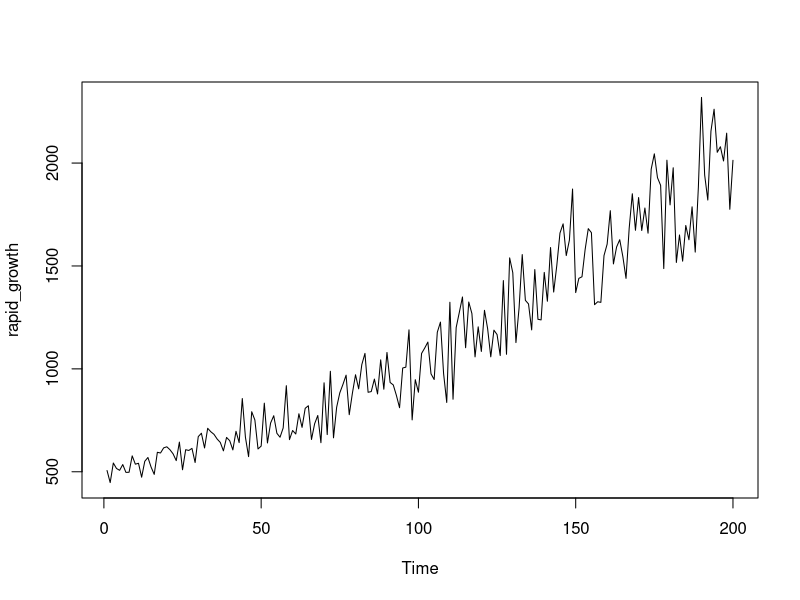
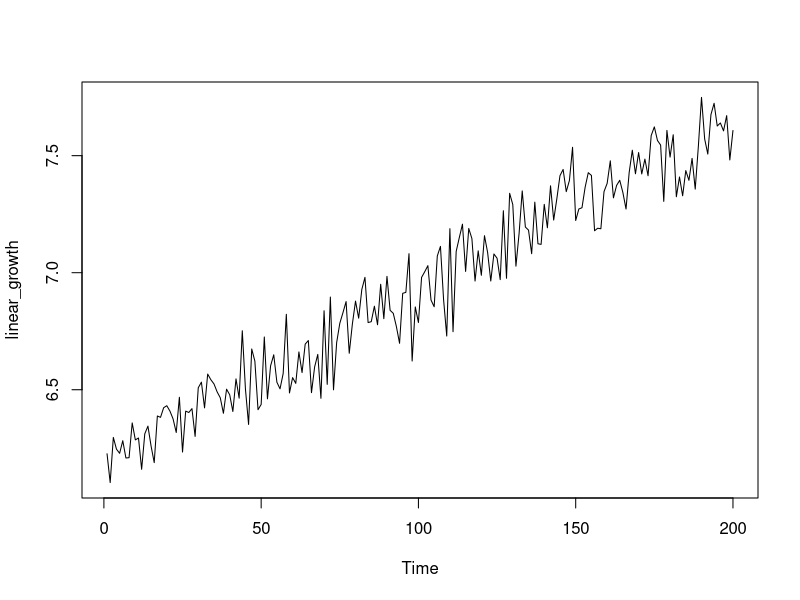
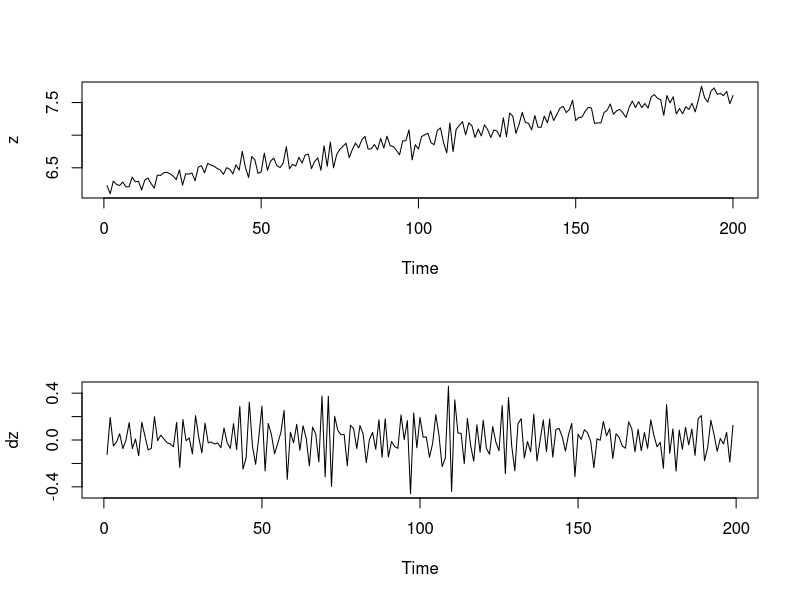
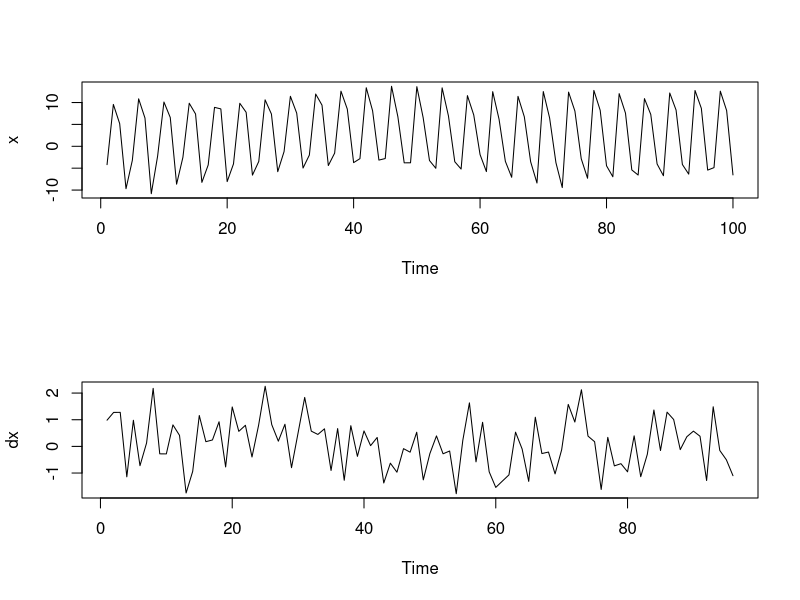
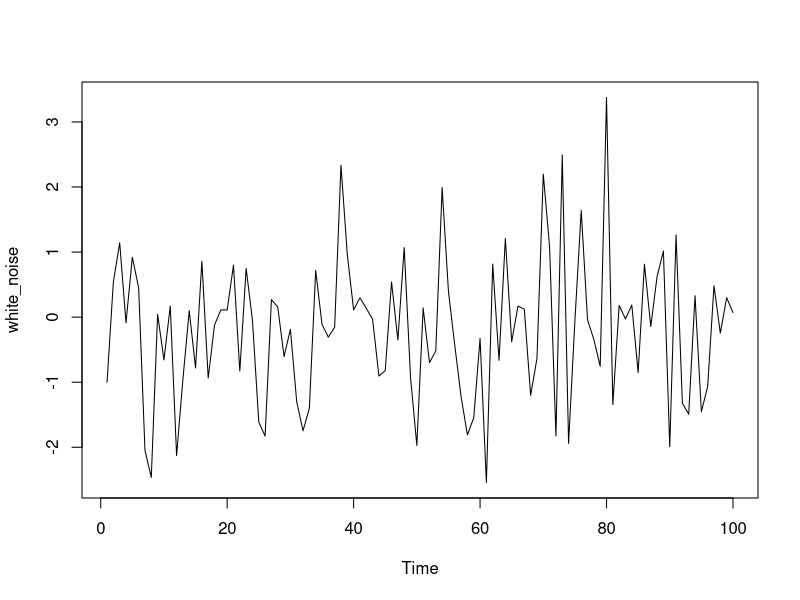
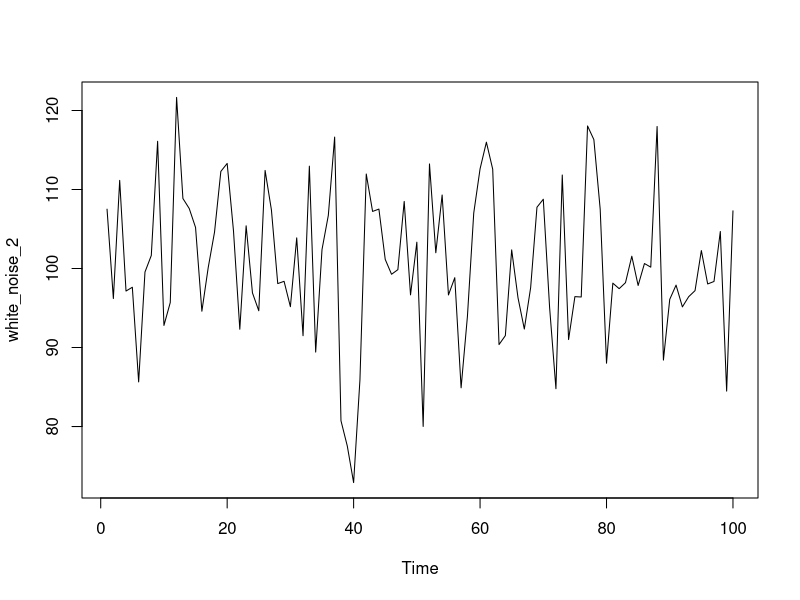

These charts were generated, in order, by the following R code:
# Exercise
# Removing trends in variability via the logarithmic transformation
# The logarithmic function log() is a data transformation that can be applied to positively valued time series data. It slightly shrinks observations that are greater than one towards zero, while greatly shrinking very large observations. This property can stabilize variability when a series exhibits increasing variability over time. It may also be used to linearize a rapid growth pattern over time.
# 
# The time series rapid_growth has already been loaded, and is shown in the figure on the right. Note the vertical range of the data.
# 
# Instructions
# 100 XP
# Apply the log() function to rapid_growth, saving the result as linear_growth.
# Use ts.plot() to show the transformed series linear_growth and note the condensed vertical range of the transformed data.
rapid_growth <- c(505.954737316542,447.35560816695,542.583090477044,516.063361274983,506.959924087797,535.016232606015,496.929129437996,497.562555328502,577.248300530956,536.855967325257,541.245940412262,473.497840289097,550.988961460551,569.410637437069,522.915183368473,487.200195130919,594.610786395524,591.173975668723,615.986775394564,621.317545120693,607.125046916761,587.036701378981,554.155438462285,644.117241827027,509.700025728118,607.094339401359,603.55118553444,613.621586650076,544.914334775047,670.811820766561,687.13161588209,615.581708859918,711.187318608945,694.297903386338,681.929344495129,659.140256189321,642.702057830158,601.530062712521,666.762307473106,650.965683100529,606.091343627865,696.678827373702,641.602509472816,855.771919797152,667.329074652784,573.491390192462,791.733265065015,751.591446783947,610.794814080548,624.65033623201,833.298991700858,639.886724484288,736.828256803519,772.292341071224,686.886519321095,667.763083378498,712.94149525726,918.183828402689,656.108907724902,700.497201964217,683.493272462585,781.737968201983,715.684280499056,808.287549436184,820.779546770362,656.885589359776,733.339974340827,773.538730437607,641.202740082118,932.21185739678,680.676565427109,988.282815285029,664.898568280288,813.528318290545,883.408798971726,924.274924691176,969.43211824107,777.329346514109,880.998409919801,971.358289510766,902.958423571348,1020.74565895517,1075.14831710597,886.170748719307,889.632200892515,950.390776999556,878.039522146964,1043.76763270868,901.108966040025,1079.65840856798,933.905398508361,921.9433013918,870.807113616954,811.139766624589,1004.26766243592,1008.17582581146,1189.48933735193,751.970606760973,947.475252330288,886.515305193286,1074.89426408969,1101.1306720708,1130.1854576199,975.849507265787,948.161009999662,1177.8226568287,1227.12713297946,976.995711035094,836.708871866655,1323.60473389093,852.35320730904,1200.82615703738,1274.47884753083,1349.2613900482,1102.63337196778,1324.85659429696,1268.71865481688,1058.22892886463,1204.08723498947,1084.65028499166,1284.43050935569,1195.28425174124,1058.42621256846,1188.0576623439,1166.59336076,1064.69458969538,1429.06852442551,1070.85280871704,1539.33053352377,1467.15710870044,1127.70582024314,1296.0717171226,1555.27412822535,1332.90372372162,1315.4236396165,1189.2461691901,1482.43394167998,1240.92868932515,1237.77196935431,1468.60833835437,1328.54569942606,1589.50783787689,1373.16295850591,1503.55627838567,1659.93756371734,1704.6136574176,1550.46378217986,1625.80261162794,1873.85823632632,1370.62086282574,1439.71135339554,1447.43691659102,1579.91576345679,1681.2571135903,1661.60589978392,1311.84684158442,1326.03084218461,1323.09951189813,1550.48631755657,1606.20420490403,1768.54014627508,1509.8367966576,1592.10861892944,1627.61875806856,1544.63289803997,1439.52343145633,1682.35177380745,1850.70970808186,1673.38009271644,1832.42716167314,1672.26717594592,1781.57683020519,1659.28985001442,1970.03886201406,2044.7123676587,1929.09019953541,1891.7042228956,1487.15774065956,2013.8721752695,1796.78863307401,1977.01825843918,1516.95521151591,1650.6039164404,1523.28339404562,1696.6181065012,1627.26087609279,1787.29683278825,1567.28735420676,1881.99627254267,2318.98327490681,1941.98786180548,1820.27972976969,2154.81229145692,2261.54706560833,2052.22139601365,2079.17104479186,2010.06086639259,2145.26059886687,1775.30080127631,2013.40704947701)
  
ts.plot(rapid_growth)
# Log rapid_growth
linear_growth <-log(rapid_growth)

# Plot linear_growth using ts.plot()
ts.plot(linear_growth)


# Exercise
# Removing trends in level by differencing
# The first difference transformation of a time series  consists of the differences (changes) between successive observations over time, that is .
# 
# Differencing a time series can remove a time trend. The function diff() will calculate the first difference or change series. A difference series lets you examine the increments or changes in a given time series. It always has one fewer observations than the original series.
# 
# The time series z has already been loaded, and is shown in the figure on the right.
# 
# Instructions
# 100 XP
# Apply the diff() function to z, saving the result as dz.
# Use ts.plot() to view a time series plot of the transformed series dz.
# Use two calls of length() to calculate the number of observations in z and dz, respectively.


z <- c(6.22644721334281,6.10335382233382,6.29634123585615,6.24622955111167,6.22843195527522,6.28229708775537,6.20844741922452,6.20972128804789,6.35827250415224,6.28572984126078,6.29387377889552,6.16014735145226,6.31171477530532,6.34460185650482,6.25941927762177,6.18867511691063,6.38790705099065,6.38211034916024,6.42322549478775,6.4318422960411,6.40873477794284,6.37508734151749,6.31744522223519,6.46788076206124,6.23382236782298,6.40868419809582,6.40283085141402,6.41937842976356,6.30062859840956,6.50848865168789,6.53252585448752,6.4225676888201,6.56693585306342,6.54290112400289,6.52492605202954,6.49093634370728,6.46568125422392,6.39947651373773,6.50243362179406,6.47845692668784,6.40703070676956,6.54632451169874,6.46396896781775,6.75200389180284,6.50328328954751,6.35174292371473,6.67422454855503,6.62219288746384,6.41476108293605,6.43719203115034,6.72539251138006,6.46129116769531,6.60235483491626,6.64936315848762,6.53216909563942,6.50393344502688,6.56939936271001,6.82239761937805,6.48632679303797,6.55179037142821,6.52721681333954,6.66151960536819,6.57323912069037,6.69491787322661,6.71025455545394,6.4875098623154,6.5976094065566,6.65097574043069,6.46334569409202,6.83756010365691,6.52308725269382,6.89596890707456,6.49963450012032,6.70138073649028,6.78378805946117,6.82900956493073,6.87671045494522,6.65586412994792,6.78105582107621,6.87869539045853,6.80567650980035,6.9282886773914,6.98021390044576,6.78690965068204,6.79080811988766,6.85687324422581,6.77769160645684,6.95059216963548,6.80362618929694,6.98439998172557,6.83937514670541,6.82648372642902,6.76942049838646,6.69844037789147,6.91201386077297,6.91589786378861,7.081279365728,6.62269723643191,6.85380081770285,6.78729839010667,6.97997757673786,7.00409281457646,7.0301370200274,6.88330838114885,6.85452432960534,7.07142280689253,7.11243105220367,6.88448226209977,6.72947618664758,7.1881141525679,6.74800100349129,7.09076506309115,7.15029262699804,7.20731260322573,7.00545657231082,7.18905950184368,7.14576273692186,6.96435196790078,7.09347707755427,6.98901289603892,7.15807071571375,7.0861393036455,6.96453837871522,7.08007503607121,7.06184312320099,6.970443266778,7.26477812949222,6.97621062749874,7.33910288239914,7.29108186763736,7.02794060038759,7.16709321266713,7.3494070973242,7.19511509230523,7.18191405213385,7.08107491410905,7.30144057114722,7.12361532128538,7.12106824351186,7.29207052275869,7.19184016387511,7.37117971137166,7.22487208663911,7.31558843331146,7.41453526842476,7.44109377015137,7.34630937946721,7.39375688767601,7.5357548122989,7.2230191007094,7.27219792344658,7.27754962755863,7.3651268103319,7.42729707447298,7.41553982321997,7.17919122609255,7.18994543004138,7.18773237814052,7.34632391396533,7.38162903767151,7.47790970913714,7.31975684228401,7.37281459204766,7.39487334104795,7.34254155465234,7.27206738741634,7.42794795886081,7.52332447049693,7.42260086748169,7.51339668490706,7.42193557510494,7.48525411080987,7.41414498862142,7.58580854844815,7.62301240707291,7.56480377155094,7.54523340699751,7.30462202063205,7.60781460317569,7.4937562577587,7.58934505855497,7.32446045453292,7.4088965098932,7.32862341178055,7.4363921995442,7.39465343615595,7.48845960812977,7.35710160410629,7.5400883395603,7.74888412502893,7.5714673984741,7.50674546593622,7.67545889501181,7.72380440037869,7.62667809326483,7.63972455710096,7.605920282382,7.67101631529587,7.48172515305964,7.60758361556912)

# Generate the first difference of z
dz <- diff(z)

# Plot dz
par(mfrow=c(2,1))
ts.plot(z)
ts.plot(dz)
par(mfrow=c(1,1))
# View the length of z and dz, respectively
length(z)
length(dz)


# Exercise
# Removing seasonal trends with seasonal differencing
# For time series exhibiting seasonal trends, seasonal differencing can be applied to remove these periodic patterns. For example, monthly data may exhibit a strong twelve month pattern. In such situations, changes in behavior from year to year may be of more interest than changes from month to month, which may largely follow the overall seasonal pattern.
# 
# The function diff(..., lag = s) will calculate the lag s difference or length s seasonal change series. For monthly or quarterly data, an appropriate value of s would be 12 or 4, respectively. The diff() function has lag = 1 as its default for first differencing. Similar to before, a seasonally differenced series will have s fewer observations than the original series.
# 
# Instructions
# 100 XP
# Instructions
# 100 XP
# The time series x has already been loaded, and is shown in the adjoining figure ranging below -10 to above +10. Apply the diff(..., lag = 4) function to x, saving the result as dx.
# Use ts.plot() to show the transformed series dx and note the condensed vertical range of the transformed data.
# Use two calls of length() to calculate the number of observations in x and dx, respectively.

x <- c(-4.19803335973822,9.56900905050747,5.17514338906622,-9.69164636184119,-3.21529357476552,10.8436693062559,6.45215865708188,-10.8335590731441,-2.23535073514566,10.119832962947,6.57964573528545,-8.65656473226148,-2.51500138847406,9.83743416797243,7.38619432726046,-8.24350355631342,-4.26403257072438,8.89886143008727,8.54433581556254,-8.06691284107053,-4.02302530566536,9.82267856454484,7.77285238609707,-6.58777686807675,-3.45917112006633,10.6138505016733,7.37445047382904,-5.79871450522201,-1.20471055826558,11.4292358845515,7.57004694873634,-4.96838375977415,-2.00378659668805,11.9413482982078,9.40667210265289,-4.39658482425492,-1.55557889273259,12.5998771289623,8.50291637845889,-3.72896826710606,-2.82700000921691,13.3759812867942,8.12894114749321,-3.14924907770406,-2.79947272334396,13.7105701226795,6.75521688156725,-3.77974417787649,-3.76827394084617,13.6253358560593,6.53793056349892,-3.24909834265677,-5.02419102826334,13.3553731337997,6.93116080641335,-3.52735350362993,-5.19732896878058,11.5797913233393,7.16244857247412,-1.89460681643879,-5.77779700690048,12.4826952884178,6.20808841277938,-3.43403797043816,-7.08072100968159,11.4136557746633,6.74199013667799,-3.53237586423137,-8.39354230059932,12.5072611286297,6.47317547164243,-3.74524618197473,-9.42620870823793,12.3808170457897,8.04824272204917,-2.83152774381656,-7.30189285880787,12.7658383061004,8.22369850629786,-4.44813067987144,-6.96355759602497,12.0340049862918,7.57492470964176,-5.40221818593254,-6.56819814480662,10.8964815061608,7.27657057973042,-4.03787337902209,-6.72301328397502,12.1808149692035,8.28516213832065,-4.15934247966369,-6.36067044646075,12.7530177649457,8.66591165178255,-5.44053784032607,-4.87493170537183,12.6001974041011,8.16258920594197,-6.53957167229621)

# Generate a diff of x with lag = 4. Save this to dx
dx <- diff(x, lag = 4)

# Plot dx
par(mfrow=c(2,1))
ts.plot(x)
ts.plot(dx)  
par(mfrow=c(1,1))

# View the length of x and dx, respectively 
length(x)
length(dx)
  


# Exercise
# Simulate the white noise model
# The white noise (WN) model is a basic time series model. It is also a basis for the more elaborate models we will consider. We will focus on the simplest form of WN, independent and identically distributed data.
# 
# The arima.sim() function can be used to simulate data from a variety of time series models. ARIMA is an abbreviation for the autoregressive integrated moving average class of models we will consider throughout this course.
# 
# An ARIMA(p, d, q) model has three parts, the autoregressive order p, the order of integration (or differencing) d, and the moving average order q. We will detail each of these parts soon, but for now we note that the ARIMA(0, 0, 0) model, i.e., with all of these components zero, is simply the WN model.
# 
# In this exercise, you will practice simulating a basic WN model.
# 
# Instructions
# 100 XP
# Use arima.sim() to simulate from the WN model with list(order = c(0, 0, 0)). Set the n argument equal to 100 to produce 100 observations. Save this data as white_noise.
# Plot your white_noise object using ts.plot().
# Replicate your original call to arima.sim() but this time set the mean argument to 100 and the sd argument to 10. Save this data as white_noise_2.
# Plot your white_noise_2 object with another call to ts.plot().


# Simulate a WN model with list(order = c(0, 0, 0))
white_noise <- arima.sim(model = list(order = c(0,0,0)), n = 100)

# Plot your white_noise data
ts.plot(white_noise)

# Simulate from the WN model with: mean = 100, sd = 10
white_noise_2 <- arima.sim(model = list(order = c(0,0,0)), n = 100, mean = 100, sd = 10)

# Plot your white_noise_2 data
ts.plot(white_noise_2)


# Exercise
# Estimate the white noise model
# For a given time series y we can fit the white noise (WN) model using the arima(..., order = c(0, 0, 0)) function. Recall that the WN model is an ARIMA(0,0,0) model. Applying the arima() function returns information or output about the estimated model. For the WN model this includes the estimated mean, labeled intercept, and the estimated variance, labeled sigma^2.
# 
# In this exercise, you'll explore the qualities of the WN model. What is the estimated mean? Compare this with the sample mean using the mean() function. What is the estimated variance? Compare this with the sample variance using the var() function.
# 
# The time series y has already been loaded, and is shown in the adjoining figure.
# 
# Instructions
# 100 XP
# Instructions
# 100 XP
# Use arima() to estimate the WN model for y. Be sure to include the order = c(0, 0, 0) argument after specifying your data.
# Calculate the mean and variance of y using mean() and var(), respectively. Compare the results with the output of your arima() command.

y <- c(109.761335203807,98.3161015661823,100.63294691568,88.7433987127593,101.872377016961,104.628357308022,96.6446185677499,102.861935537741,112.762472095071,82.2321895604405,88.9443425162465,94.603184959066,105.611134283638,113.827759889612,104.823186799211,101.296287605209,82.9845883499902,88.9605839815819,100.600456607996,91.035249256563,100.1928594042,95.3253727241077,94.5864315510523,121.358295918349,87.3787382991481,96.8900652561591,90.5130974518601,99.9084292221271,102.569341770317,104.961440623652,104.734635474905,88.0046450549299,100.779432761891,121.647764133843,85.7708319146464,79.1542817751461,98.1884698770029,99.9000575918412,98.9108408854003,101.644224781541,102.795262786231,84.6511153287627,96.478695879623,105.815471102771,98.5186873070791,105.24366218935,109.612642086809,85.1420130618153,82.8144174251857,103.036291436483,93.5696735465724,98.0892223944794,81.2546061795588,109.185538293753,80.4318090604482,103.559532399435,80.2226855501286,84.9747654707037,107.783629803383,92.612875815647,99.8029344059519,107.250849637866,98.6637847611836,91.9227453154993,98.3264180218282,112.734017659718,96.0281067924588,92.6490908853105,83.0848439102975,97.2219648542801,106.613612756687,97.3694287042478,108.784654442207,104.918584253723,84.4434297475219,85.6078609998276,96.5152905606852,94.1810528014953,85.0285128829162,63.2662175136146,87.2213673144322,103.522954295167,105.602155542432,103.260391527392,101.115192549417,108.456965675889,97.676314341323,103.010808274931,100.617555510141,105.581077298303,98.7272241180465,98.4399563595089,90.7821910344929,92.7459923258825,102.937624393826,83.9530591640689,110.159366234931,104.175781699309,99.2787550528578,103.251148823917)

y <- ts(y, start = 1, end = 100, frequency = 1)

# Fit the WN model to y using the arima command
arima(y, order = c(0,0,0))

# Calculate the sample mean and sample variance of y
mean(y)
var(y)